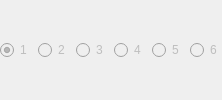
                   <widget class="QWidget" name="simpleFlvTracks">
                    <property name="enabled">
                     <bool>false</bool>
                    </property>
                    <layout class="QHBoxLayout" name="horizontalLayoutSimpleFLVTracks">
                     <property name="leftMargin">
                      <number>0</number>
                     </property>
                     <property name="topMargin">
                      <number>0</number>
                     </property>
                     <property name="rightMargin">
                      <number>0</number>
                     </property>
                     <property name="bottomMargin">
                      <number>0</number>
                     </property>
                     <item>
                      <widget class="QRadioButton" name="simpleFlvTrack1">
                       <property name="sizePolicy">
                        <sizepolicy hsizetype="Minimum" vsizetype="Preferred">
                         <horstretch>0</horstretch>
                         <verstretch>0</verstretch>
                        </sizepolicy>
                       </property>
                       <property name="text">
                        <string>1</string>
                       </property>
                       <property name="checked">
                        <bool>true</bool>
                       </property>
                      </widget>
                     </item>
                     <item>
                      <widget class="QRadioButton" name="simpleFlvTrack2">
                       <property name="sizePolicy">
                        <sizepolicy hsizetype="Minimum" vsizetype="Preferred">
                         <horstretch>0</horstretch>
                         <verstretch>0</verstretch>
                        </sizepolicy>
                       </property>
                       <property name="text">
                        <string>2</string>
                       </property>
                      </widget>
                     </item>
                     <item>
                      <widget class="QRadioButton" name="simpleFlvTrack3">
                       <property name="sizePolicy">
                        <sizepolicy hsizetype="Minimum" vsizetype="Preferred">
                         <horstretch>0</horstretch>
                         <verstretch>0</verstretch>
                        </sizepolicy>
                       </property>
                       <property name="text">
                        <string>3</string>
                       </property>
                      </widget>
                     </item>
                     <item>
                      <widget class="QRadioButton" name="simpleFlvTrack4">
                       <property name="sizePolicy">
                        <sizepolicy hsizetype="Minimum" vsizetype="Preferred">
                         <horstretch>0</horstretch>
                         <verstretch>0</verstretch>
                        </sizepolicy>
                       </property>
                       <property name="text">
                        <string>4</string>
                       </property>
                      </widget>
                     </item>
                     <item>
                      <widget class="QRadioButton" name="simpleFlvTrack5">
                       <property name="sizePolicy">
                        <sizepolicy hsizetype="Minimum" vsizetype="Preferred">
                         <horstretch>0</horstretch>
                         <verstretch>0</verstretch>
                        </sizepolicy>
                       </property>
                       <property name="text">
                        <string>5</string>
                       </property>
                      </widget>
                     </item>
                     <item>
                      <widget class="QRadioButton" name="simpleFlvTrack6">
                       <property name="sizePolicy">
                        <sizepolicy hsizetype="Minimum" vsizetype="Preferred">
                         <horstretch>0</horstretch>
                         <verstretch>0</verstretch>
                        </sizepolicy>
                       </property>
                       <property name="text">
                        <string>6</string>
                       </property>
                      </widget>
                     </item>
                    </layout>
                   </widget>
